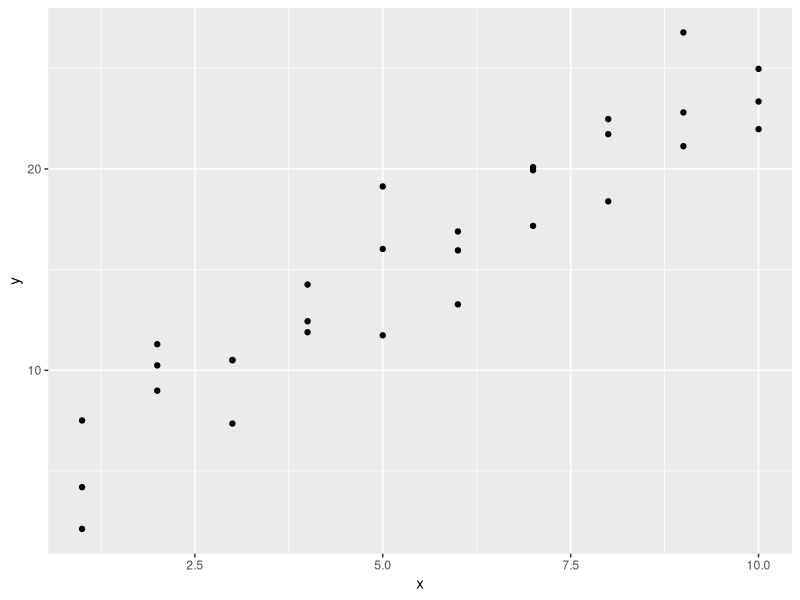
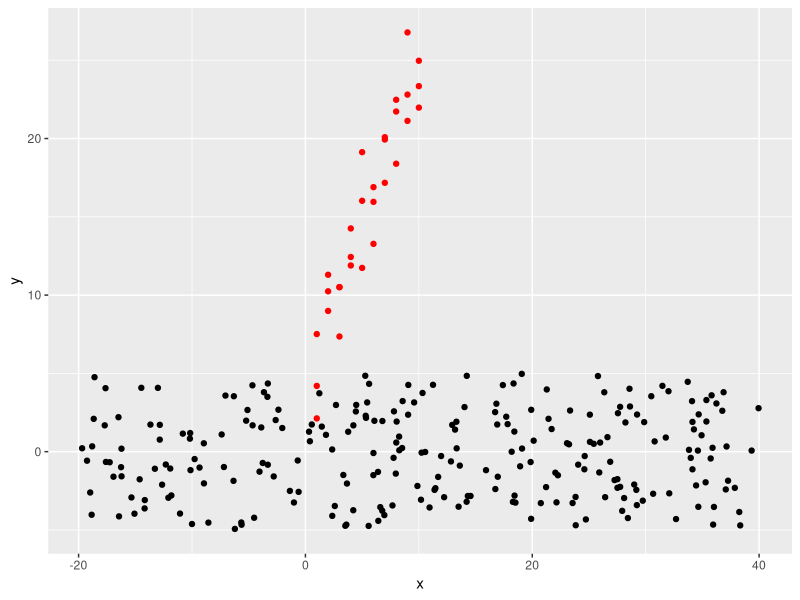
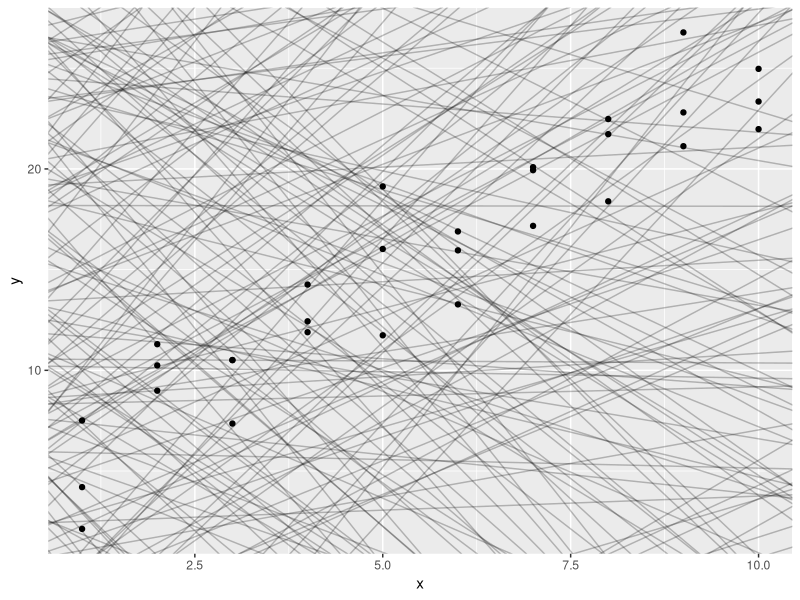
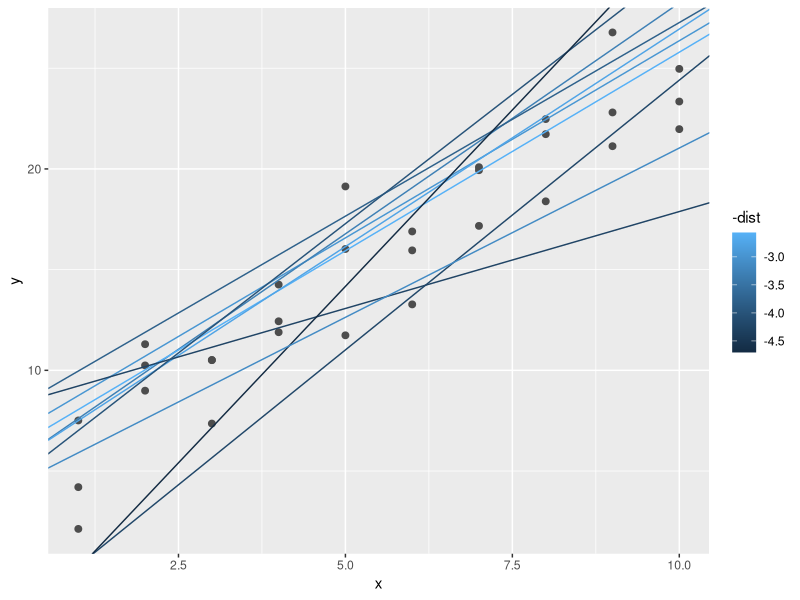
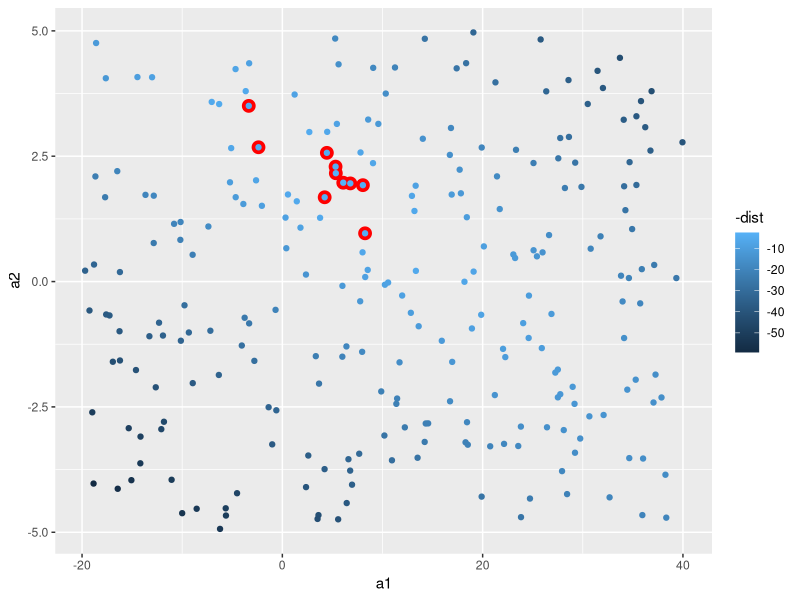
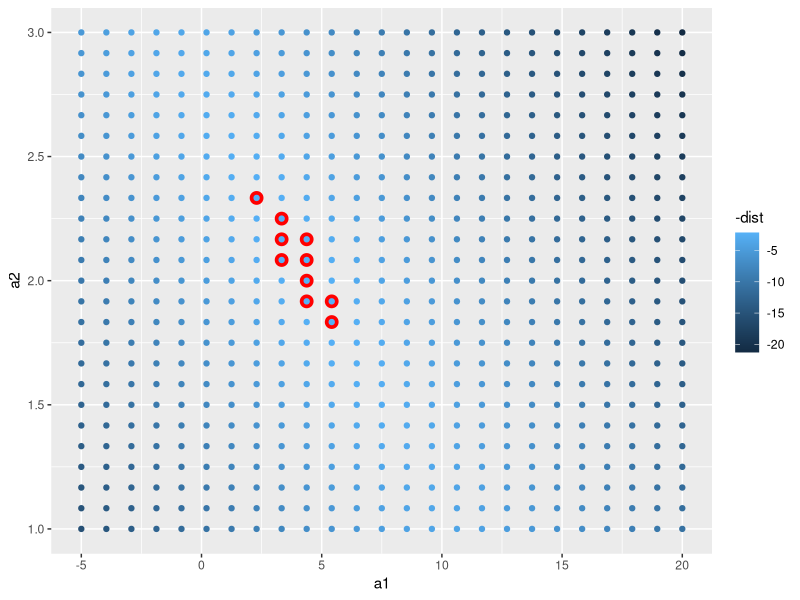
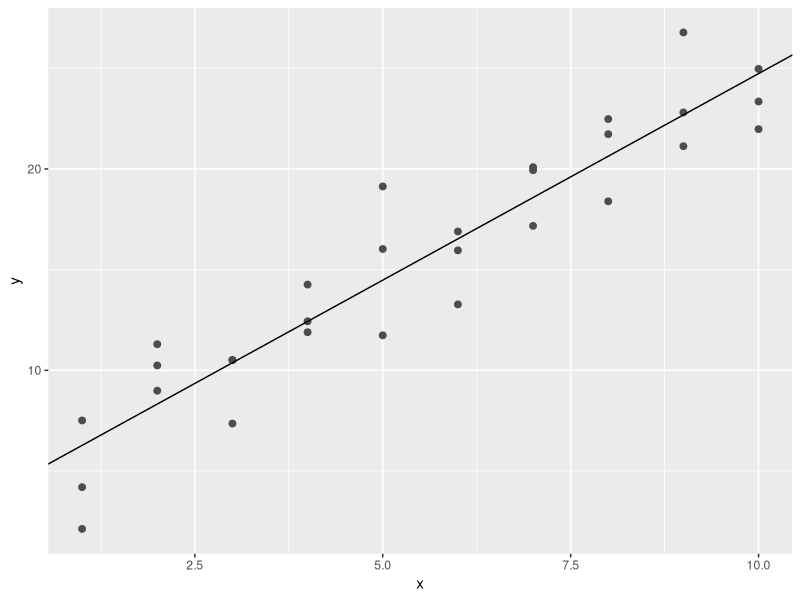
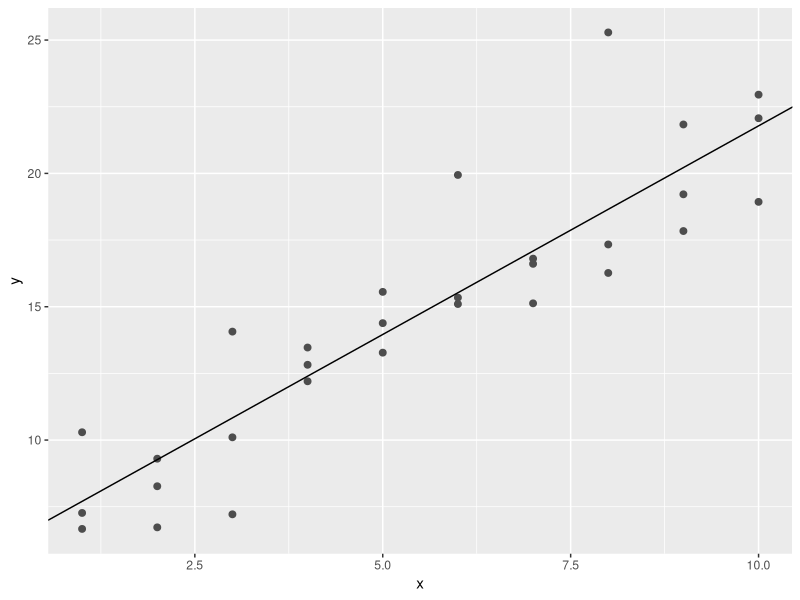

Here is the R script that generated these plots, in order:
## ---- chunk 1
library(tidyverse)
library(modelr)
options(na.action = na.warn)
## ---- chunk 2
ggplot(sim1, aes(x, y)) + 
  geom_point()
## ---- chunk 3
models <- tibble(
  a1 = runif(250, -20, 40),
  a2 = runif(250, -5, 5)
)

ggplot(sim1, aes(x, y)) + 
  geom_point(colour = "red") +
  geom_point(data = models, aes(a1, a2))
## ---- chunk 4
ggplot(sim1, aes(x, y)) + 
  geom_abline(aes(intercept = a1, slope = a2), data = models, alpha = 1/4) +
  geom_point()
## ---- chunk 5
model1 <- function(a, data) {
  a[1] + data$x * a[2]
}
model1(c(7, 1.5), sim1)
## ---- chunk 6
measure_distance <- function(mod, data) {
  diff <- data$y - model1(mod, data)
  sqrt(mean(diff ^ 2))
}
measure_distance(c(7, 1.5), sim1)
## ---- chunk 7
sim1_dist <- function(a1, a2) {
  measure_distance(c(a1, a2), sim1)
}
## ---- chunk 8
models <- models %>% 
  mutate(dist = purrr::map2_dbl(a1, a2, sim1_dist))
models
## ---- chunk 9
ggplot(sim1, aes(x, y)) + 
  geom_point(size = 2, colour = "grey30") + 
  geom_abline(
    aes(intercept = a1, slope = a2, colour = -dist), 
    data = filter(models, rank(dist) <= 10)
  )
## ---- chunk 10
ggplot(models, aes(a1, a2)) +
  geom_point(data = filter(models, rank(dist) <= 10), size = 4, colour = "red") +
  geom_point(aes(colour = -dist))
## ---- chunk 11
grid <- expand.grid(
  a1 = seq(-5, 20, length = 25),
  a2 = seq(1, 3, length = 25)
  ) %>% 
  mutate(dist = purrr::map2_dbl(a1, a2, sim1_dist))
## ---- chunk 12
grid %>% 
  ggplot(aes(a1, a2)) +
  geom_point(data = filter(grid, rank(dist) <= 10), size = 4, colour = "red") +
  geom_point(aes(colour = -dist)) 
## ---- chunk 13
best <- optim(c(0, 0), measure_distance, data = sim1)
best$par
## ---- chunk 14
ggplot(sim1, aes(x, y)) + 
  geom_point(size = 2, colour = "grey30") + 
  geom_abline(intercept = best$par[1], slope = best$par[2])
## ---- chunk 15
sim1_mod <- lm(y ~ x, data = sim1)
coef(sim1_mod)
## ---- chunk 16
sim1a <- tibble(
  x = rep(1:10, each = 3),
  y = x * 1.5 + 6 + rt(length(x), df = 2)
)
sim1a_mod <- lm(y ~ x, data = sim1a)
## ---- chunk 17
ggplot(sim1a, aes(x, y)) + 
  geom_point(size = 2, colour = "grey30") + 
  geom_abline(intercept = coef(sim1a_mod)[[1]], slope = coef(sim1a_mod)[[2]])
## ---- chunk 18
grid <- sim1 %>% 
  data_grid(x) 
grid
## ---- chunk 19

df <- tibble::data_frame(
x = sort(runif(100)),
y = 5 * x + 0.5 * x ^ 2 + 3 + rnorm(length(x))
)
plot(df)
m1 <- lm(y ~ x, data = df)
tgrid <- data.frame(x = seq(0, 1, length = 10))
tgrid %>% add_predictions(m1)
## ---- chunk 20
m2 <- lm(y ~ poly(x, 2), data = df)
tgrid %>% spread_predictions(m1, m2)
tgrid %>% gather_predictions(m1, m2)
## ---- chunk 21
grid <- grid %>% 
  add_predictions(sim1_mod) 
grid
## ---- chunk 22
ggplot(sim1, aes(x)) +
  geom_point(aes(y = y)) +
  geom_line(aes(y = pred), data = grid, colour = "red", size = 1)
## ---- chunk 23
sim1 <- sim1 %>% 
  add_residuals(sim1_mod)
sim1
## ---- chunk 24
ggplot(sim1, aes(resid)) + 
  geom_freqpoly(binwidth = 0.5)
## ---- chunk 25
df <- tribble(
  ~y, ~x1, ~x2,
  4, 2, 5,
  5, 1, 6
)
model_matrix(df, y ~ x2)
## ---- chunk 26
model_matrix(mtcars, mpg ~ cyl) %>% 
  mutate(MPG = mtcars$mpg, CYL = mtcars$cyl)
## ---- chunk 27
df11 <- tribble(
  ~ sex, ~ response,
  "male", 1,
  "female", 1,
  "male", 1
)
model_matrix(df11, response ~ sex)
## ---- chunk 28
sim3
